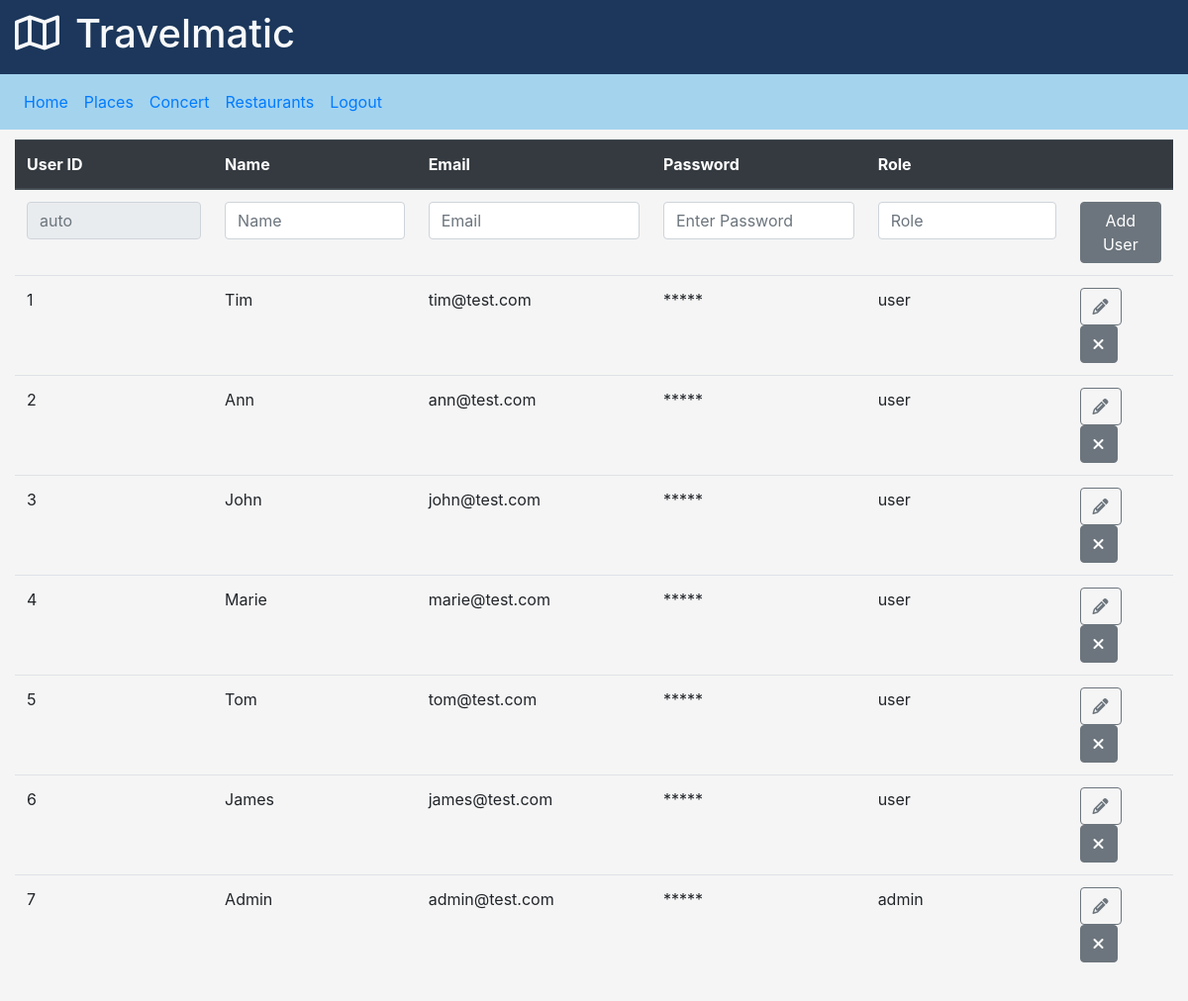
Page /crud/usersAdmin.php (signed in) on the committed database.
### tables this page shows
CREATE TABLE `users` (
  `user_id` int(6) NOT NULL,
  `name` varchar(20) NOT NULL,
  `email` varchar(30) NOT NULL,
  `passw` varchar(255) NOT NULL,
  `role` varchar(10) NOT NULL DEFAULT 'user'
);

### crud/usersAdmin.php (the view, shortened to what this page needs)
<?php
require_once 'actions/db_connect.php';
?>
<!DOCTYPE html>
<html lang="en">
<head>
    <link href="https://stackpath.bootstrapcdn.com/bootstrap/4.3.1/css/bootstrap.min.css" rel="stylesheet">
    <link rel="stylesheet" href="css/style.css">
</head>
<body>
  <header class="fixed-top">
         <div class="col-12 d-flex" id="header">
            <p class="h1 align-self-center text-light"><i class="far fa-map pr-3"></i>Travelmatic</p>
         </div>
         <nav class="navbar navbar-expand-md">
            <div class="collapse navbar-collapse" id="navbarCollapse">
                <ul class="navbar-nav mr-auto">
                    <li class="nav-item active">
                        <a class="nav-link" href="home.php">Home</a>
                    </li>
                    <li class="nav-item">
                        <a class="nav-link" href="places.php">Places</a>
                    </li>
                    <li class="nav-item">
                        <a class="nav-link" href="concert.php">Concert</a>
                    </li>
                    <li class="nav-item">
                        <a class="nav-link" href="restaurants.php">Restaurants</a>
                    </li>
                    <li>
                      <a class="nav-link" href="actions/a_logout.php?logout">Logout</a>
                    </li>
            </div>
        </nav>
      </header>
	<main class="container-fluid my-5" id="main">
    <div class="row d-flex justify-content-between">
      <div class="col-1 h4 d-inline">Users</div>
    </div>
    <table class="table mt-3 pt-5">
      <thead class="thead-dark">
        <tr>
          <th>User ID</th>
          <th>Name</th>
          <th>Email</th>
          <th>Password</th>
          <th>Role</th>
          <th></th>
        </tr>
      </thead>
      <tbody>
      	<tr>
      		<form action='actions/a_create.php' method="post" class="needs-validation" id="addUser">
      			<td>
      				<input type="text" class="form-control" disabled name="user_id" placeholder="auto" required id="user_id">
      			</td>
            <td>
              <input type="text" class="form-control" name="name" placeholder="Name" required id="name">
            </td>
      			<td>
      				<input type="text" class="form-control" name="email" placeholder="Email" required id="email">
      			</td>
            <td>
              <input type="password" name="passw" id="inputPassword" class="form-control" placeholder="Enter Password" maxlength="15">
            </td>
      			<td>
      				<input type="text" class="form-control" name="role" placeholder="Role" required id="role">
      			</td>
      			<td>
      				<button type="submit" class="btn btn-secondary" id="submit">Add User</button>
      			</td>
      		</form>
      	</tr>
        <?php
           $sql = "SELECT * FROM users";
           $result = $conn->query($sql);
            if($result->num_rows > 0) {
              while($row = $result->fetch_assoc()) {
                 echo "<tr>
                      <td name='".$row['user_id']."'>" .$row['user_id']."</td>
                      <td>" .$row['name']."</td>
                      <td>" .$row['email']."</td>
                      <td>*****</td>
                      <td>" .$row['role']."</td>
                      <td>
                      	<a href='updateUser.php?id=" .$row['user_id']."'><button type= 'button' class='btn btn-outline-secondary edit'><i class='fas fa-pencil-alt'></i></button></a>
                        <a href='deleteUser.php?id=" .$row['user_id']."'><button type='button' class='btn btn-secondary delete'><i class='fas fa-times'></i></button></a>
                      </td>
                    </tr>" ;
              }
          } else {
               echo  "<tr><td colspan='5'><center>No Data Avaliable</center></td></tr>";
          }
          ?>
      </tbody>
    </table>
</body>
</html>

### crud/css/style.css (style rules this page uses)
#header { height: 75px; background-color: #1c375b; }
nav, footer { background-color: #a4d3ee; }
main { margin-top: 70px; }
body { height: 100%; padding-top: 40px; padding-bottom: 40px; background-color: #f5f5f5; }

### rows in the picture
users: user_id "1", name "Tim", email "tim@test.com", role "user"
users: user_id "2", name "Ann", email "ann@test.com", role "user"
users: user_id "3", name "John", email "john@test.com", role "user"
users: user_id "4", name "Marie", email "marie@test.com", role "user"
users: user_id "5", name "Tom", email "tom@test.com", role "user"
users: user_id "6", name "James", email "james@test.com", role "user"
users: user_id "7", name "Admin", email "admin@test.com", role "admin"
